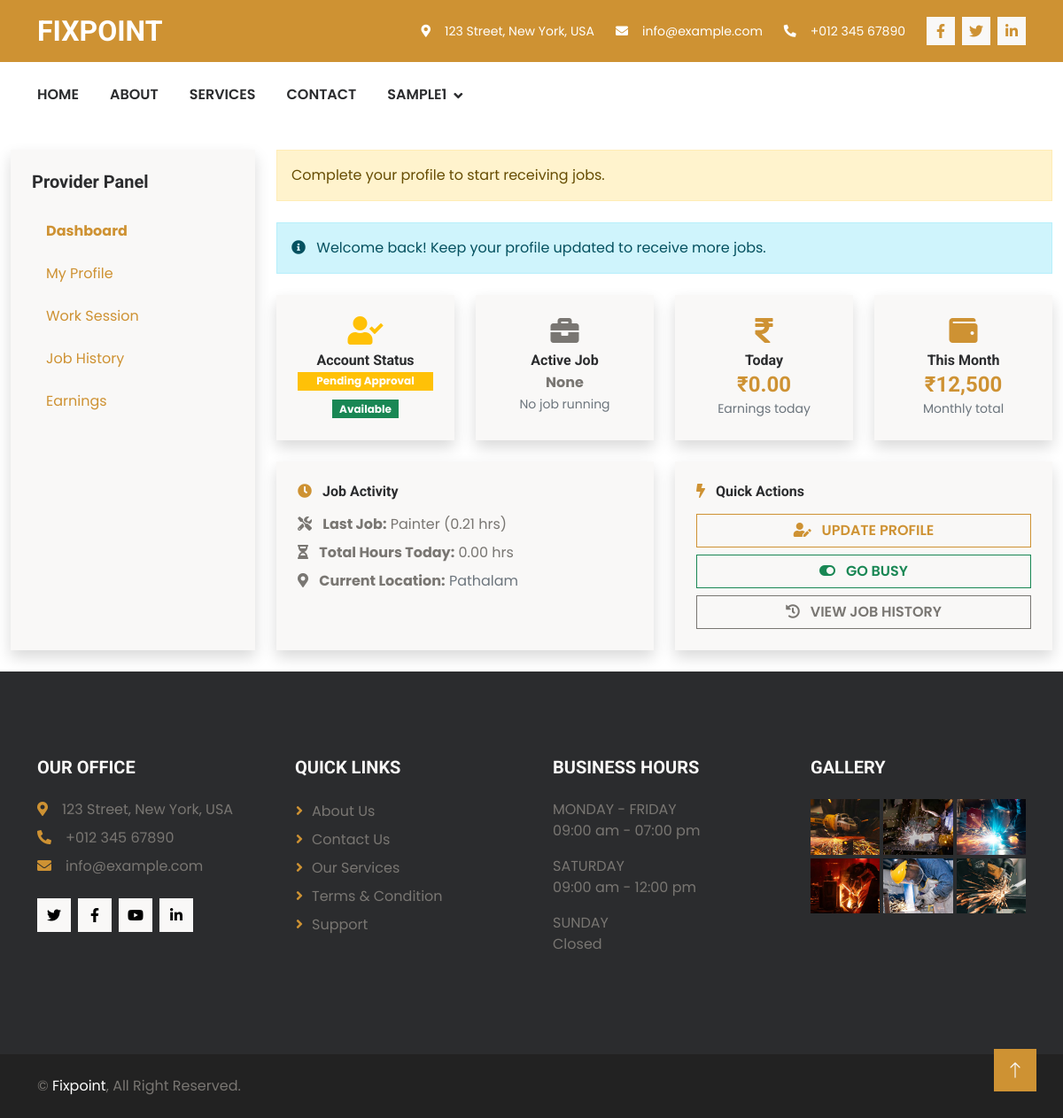
The page /FixPoint/service_provider_dashboard/ (signed in) on the database as committed earlier.
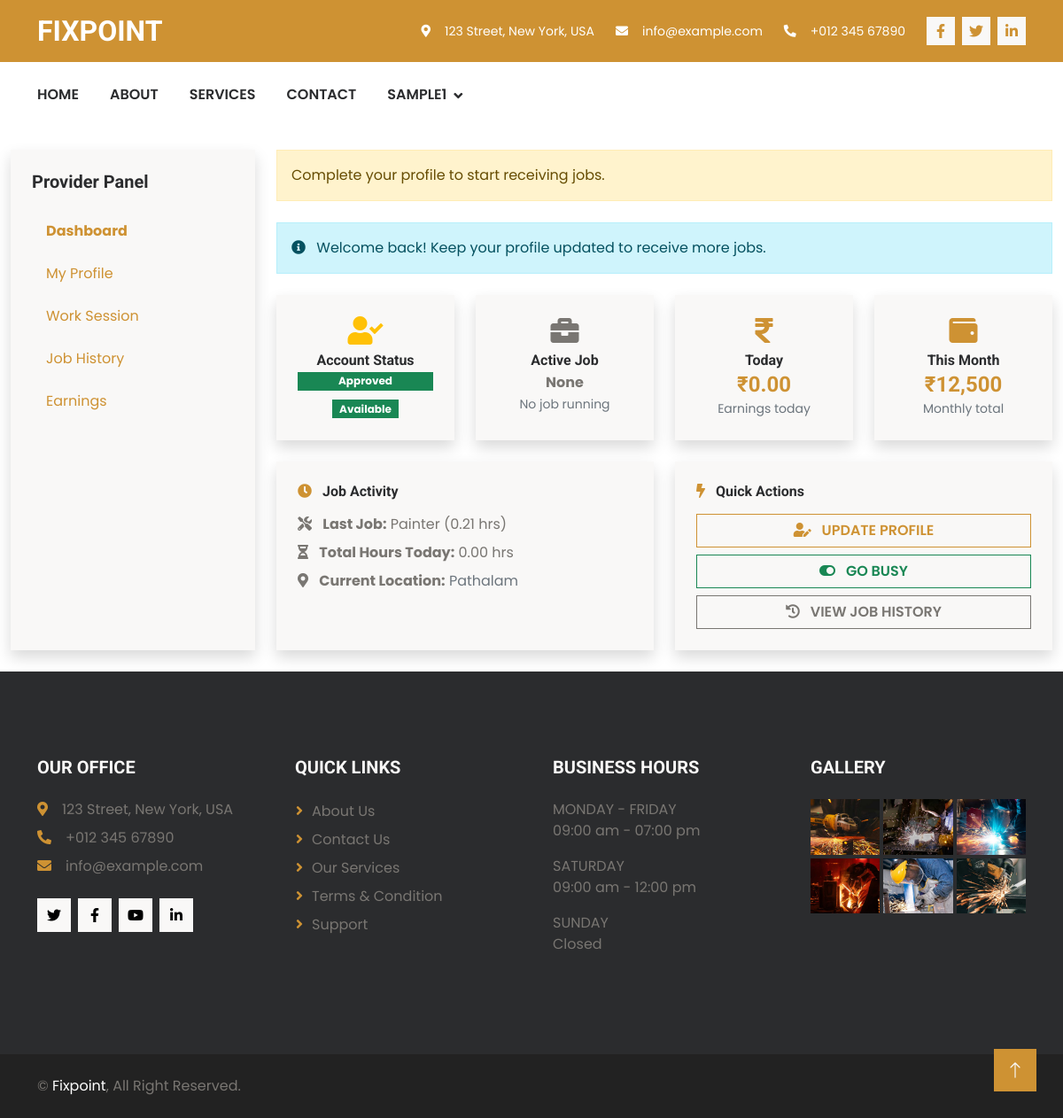
The same page on the database as committed later.
### UserApp/views.py (the view)
# urls.py: path("service_provider_dashboard/",views.service_provider_dashboard,name="service_provider_dashboard"),
def service_provider_dashboard(request):
    if not request.session.get("username"):
        return redirect("user_authentication")
    user = UserDb.objects.get(username=request.session["username"])
    try:
        profile = ServiceProviderProfileDb.objects.get(user=user)
    except ServiceProviderProfileDb.DoesNotExist:
        profile = None
    bookings = ServiceBookingDb.objects.filter(
        service_provider=profile
    ).order_by("-booking_date")
    active_job = ServiceBookingDb.objects.filter(
        service_provider=profile,
        status="IN_PROGRESS"
    ).first()
    today = timezone.now().date()
    today_earnings = ServiceBookingDb.objects.filter(
        service_provider=profile,
        status="COMPLETED",
        booking_date__date=today
    ).aggregate(total=Sum("total_amount"))["total"] or 0
    last_job = ServiceBookingDb.objects.filter(
        service_provider=profile,
        status="COMPLETED"
    ).order_by("-booking_date").first()
    total_hours_today = ServiceBookingDb.objects.filter(
        service_provider=profile,
        status="COMPLETED",
        booking_date__date=today
    ).aggregate(total=Sum("total_time"))["total"] or 0
    service_categories = ServiceCategoryDb.objects.all()
    context = {
        "profile": profile,
        "bookings": bookings,
        "active_job": active_job,
        "today_earnings": today_earnings,
        "last_job": last_job,
        "total_hours_today": total_hours_today,
        "service_categories":service_categories,
    }
    return render(request, "service-provider-dashboard.html", context)

### UserApp/templates/service-provider-dashboard.html (shortened to what the changed rows need)
{% extends 'user-app-base.html' %}
{% load static %}
{% block content %}
<div class="container-fluid py-4">
    <div class="row">
        <div class="col-lg-9 col-md-8">
            <div id="dashboard" class="section">
                <div class="row g-4 mb-4">
                    <div class="col-md-3">
                        <div class="bg-light rounded shadow p-4 text-center h-100">
                            <i class="fa fa-user-check fa-2x text-warning mb-2"></i>
                            <h6 class="mb-1">Account Status</h6>
                            {% if profile %}
                                {% if profile.approval_status == "PENDING" %}
                                    <span class="badge bg-warning d-block mb-2">
                                        Pending Approval
                                    </span>
                                {% elif profile.approval_status == "APPROVED" %}
                                    <span class="badge bg-success d-block mb-2">
                                        Approved
                                    </span>
                                {% elif profile.approval_status == "REJECTED" %}
                                    <span class="badge bg-danger d-block mb-2">
                                        Rejected
                                    </span>
                                {% endif %}
                                {% if profile.is_available %}
                                    <span class="badge bg-success">
                                        Available
                                    </span>
                                {% else %}
                                    <span class="badge bg-secondary">
                                        Busy
                                    </span>
                                {% endif %}
                            {% endif %}
                        </div>
                    </div>
                </div>
            </div>
        </div>
    </div>
</div>
{% endblock %}

Rows that differ between the two databases and show on the page:
changed ServiceProviderProfileDb "Pathalam": approval_status "PENDING" → "APPROVED" (drawn)
Other text that changed with them:
text no longer shown: "Pending Approval"
text now shown: "Approved"
